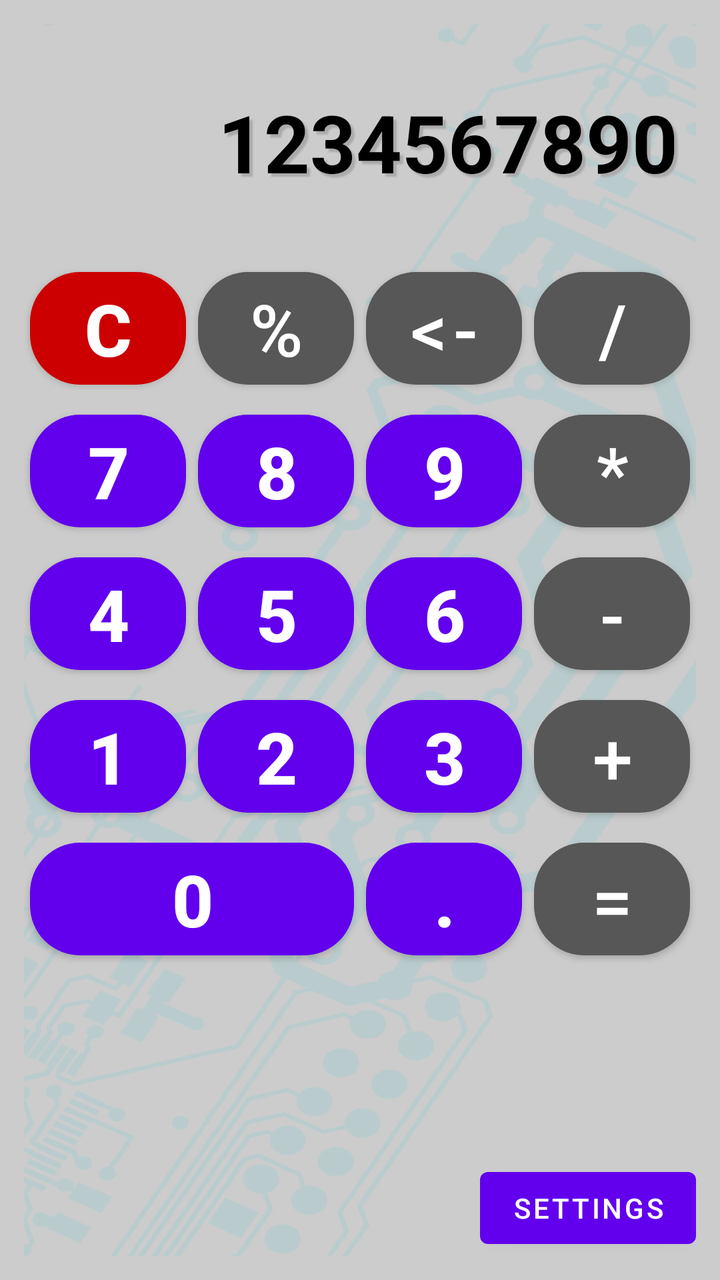
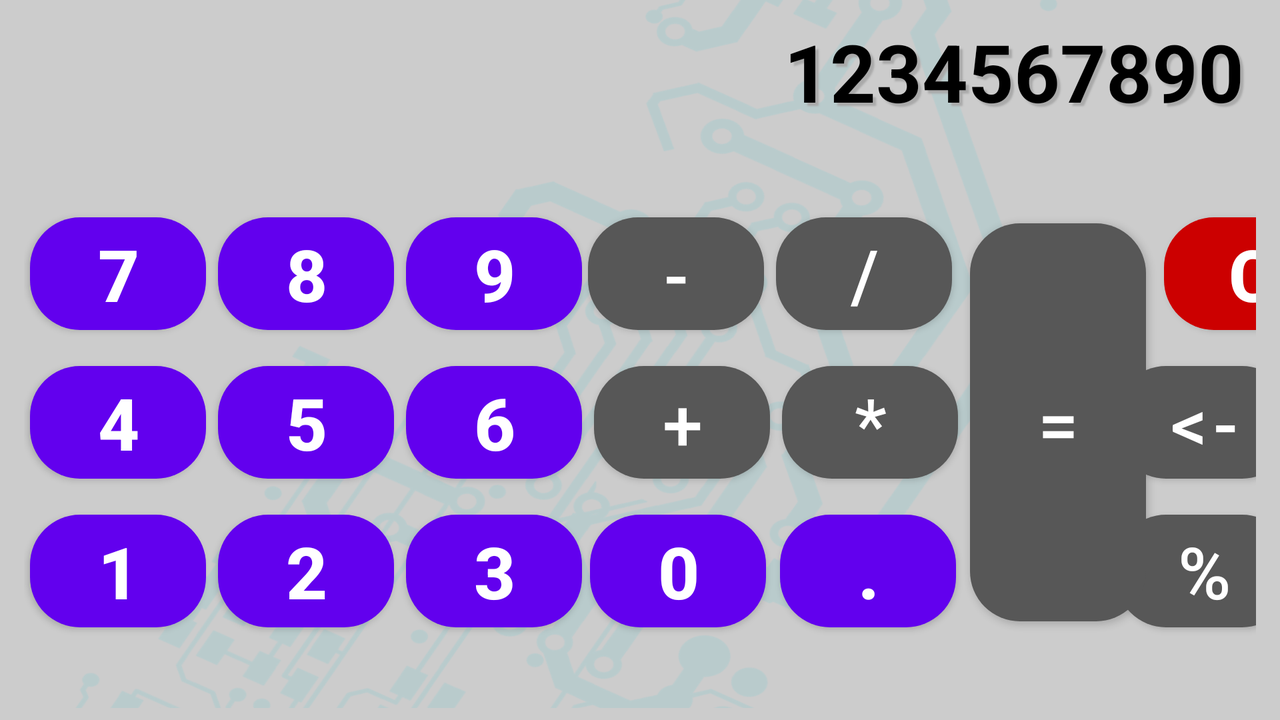

First picture: res/layout/ on a phone held upright. Second picture: the repository's own variant of that layout, on a device whose configuration matches the variant's folder. Source for both follows.
<!-- AndroidManifest.xml: application theme Theme.Calculator -->
<!-- res/layout/activity_main.xml -->
<?xml version="1.0" encoding="utf-8"?>
<FrameLayout xmlns:android="http://schemas.android.com/apk/res/android"
    xmlns:app="http://schemas.android.com/apk/res-auto"
    xmlns:tools="http://schemas.android.com/tools"
    android:layout_width="match_parent"
    android:layout_height="match_parent"
    android:background="@color/background_color"
    android:padding="@dimen/layout_padding">

    <com.google.android.material.imageview.ShapeableImageView
        android:layout_width="match_parent"
        android:layout_height="match_parent"
        android:alpha="0.1"
        android:contentDescription="@string/background_image"
        android:scaleType="centerCrop"
        android:src="@drawable/background_schema" />

    <androidx.constraintlayout.widget.ConstraintLayout
        android:layout_width="match_parent"
        android:layout_height="match_parent"
        tools:context=".ui.CalculatorActivity">

        <com.google.android.material.textview.MaterialTextView
            android:id="@+id/scoreboard"
            style="@style/Scoreboard"
            app:layout_constraintEnd_toEndOf="@id/key_div"
            app:layout_constraintStart_toStartOf="@id/key_c"
            app:layout_constraintTop_toTopOf="parent"
            tools:text="1234567890" />

        <com.google.android.material.button.MaterialButton
            android:id="@+id/key_c"
            style="@style/Buttons.Strong.Red"
            android:text="@string/с"
            app:layout_constraintEnd_toStartOf="@id/key_percent"
            app:layout_constraintHorizontal_chainStyle="packed"
            app:layout_constraintStart_toStartOf="parent"
            app:layout_constraintTop_toBottomOf="@id/scoreboard" />

        <com.google.android.material.button.MaterialButton
            android:id="@+id/key_percent"
            style="@style/Buttons"
            android:text="@string/percent"
            app:layout_constraintEnd_toStartOf="@+id/key_backspace"
            app:layout_constraintHorizontal_chainStyle="packed"
            app:layout_constraintStart_toEndOf="@id/key_c"
            app:layout_constraintTop_toBottomOf="@id/scoreboard" />

        <com.google.android.material.button.MaterialButton
            android:id="@+id/key_backspace"
            style="@style/Buttons"
            android:text="@string/backspace"
            app:layout_constraintEnd_toStartOf="@+id/key_div"
            app:layout_constraintHorizontal_chainStyle="packed"
            app:layout_constraintStart_toEndOf="@id/key_percent"
            app:layout_constraintTop_toBottomOf="@id/scoreboard" />

        <com.google.android.material.button.MaterialButton
            android:id="@+id/key_1"
            style="@style/Buttons.Strong"
            android:text="@string/key_1"
            app:layout_constraintEnd_toStartOf="@id/key_2"
            app:layout_constraintHorizontal_chainStyle="packed"
            app:layout_constraintStart_toStartOf="parent"
            app:layout_constraintTop_toBottomOf="@id/key_4" />

        <com.google.android.material.button.MaterialButton
            android:id="@+id/key_2"
            style="@style/Buttons.Strong"
            android:text="@string/key_2"
            app:layout_constraintEnd_toStartOf="@id/key_3"
            app:layout_constraintStart_toEndOf="@+id/key_1"
            app:layout_constraintTop_toBottomOf="@id/key_5" />

        <com.google.android.material.button.MaterialButton
            android:id="@+id/key_3"
            style="@style/Buttons.Strong"
            android:text="@string/key_3"
            app:layout_constraintEnd_toStartOf="@+id/key_plus"
            app:layout_constraintStart_toEndOf="@id/key_2"
            app:layout_constraintTop_toBottomOf="@id/key_6" />

        <com.google.android.material.button.MaterialButton
            android:id="@+id/key_div"
            style="@style/Buttons"
            android:text="@string/key_div"
            app:layout_constraintEnd_toEndOf="parent"
            app:layout_constraintStart_toEndOf="@id/key_backspace"
            app:layout_constraintTop_toBottomOf="@id/scoreboard" />

        <com.google.android.material.button.MaterialButton
            android:id="@+id/key_4"
            style="@style/Buttons.Strong"
            android:text="@string/key_4"
            app:layout_constraintEnd_toStartOf="@id/key_5"
            app:layout_constraintHorizontal_chainStyle="packed"
            app:layout_constraintStart_toStartOf="parent"
            app:layout_constraintTop_toBottomOf="@id/key_7" />

        <com.google.android.material.button.MaterialButton
            android:id="@+id/key_5"
            style="@style/Buttons.Strong"
            android:text="@string/key_5"
            app:layout_constraintEnd_toStartOf="@id/key_6"
            app:layout_constraintStart_toEndOf="@id/key_4"
            app:layout_constraintTop_toBottomOf="@id/key_8" />

        <com.google.android.material.button.MaterialButton
            android:id="@+id/key_6"
            style="@style/Buttons.Strong"
            android:text="@string/key_6"
            app:layout_constraintEnd_toStartOf="@+id/key_minus"
            app:layout_constraintStart_toEndOf="@id/key_5"
            app:layout_constraintTop_toBottomOf="@id/key_9" />

        <com.google.android.material.button.MaterialButton
            android:id="@+id/key_mul"
            style="@style/Buttons"
            android:text="@string/key_mul"
            app:layout_constraintEnd_toEndOf="parent"
            app:layout_constraintStart_toEndOf="@id/key_9"
            app:layout_constraintTop_toBottomOf="@id/key_div" />

        <com.google.android.material.button.MaterialButton
            android:id="@+id/key_7"
            style="@style/Buttons.Strong"
            android:text="@string/key_7"
            app:layout_constraintEnd_toStartOf="@id/key_8"
            app:layout_constraintHorizontal_chainStyle="packed"
            app:layout_constraintStart_toStartOf="parent"
            app:layout_constraintTop_toBottomOf="@id/key_c" />

        <com.google.android.material.button.MaterialButton
            android:id="@+id/key_8"
            style="@style/Buttons.Strong"
            android:text="@string/key_8"
            app:layout_constraintEnd_toStartOf="@id/key_9"
            app:layout_constraintStart_toEndOf="@id/key_7"
            app:layout_constraintTop_toBottomOf="@id/key_percent" />

        <com.google.android.material.button.MaterialButton
            android:id="@+id/key_9"
            style="@style/Buttons.Strong"
            android:text="@string/key_9"
            app:layout_constraintEnd_toStartOf="@id/key_mul"
            app:layout_constraintStart_toEndOf="@id/key_8"
            app:layout_constraintTop_toBottomOf="@id/key_backspace" />


        <com.google.android.material.button.MaterialButton
            android:id="@+id/key_0"
            style="@style/Buttons.Strong"
            android:layout_marginStart="0dp"
            android:layout_marginEnd="0dp"
            android:text="@string/key_0"
            app:layout_constraintEnd_toEndOf="@+id/key_2"
            app:layout_constraintHorizontal_chainStyle="packed"
            app:layout_constraintStart_toStartOf="@id/key_1"
            app:layout_constraintTop_toBottomOf="@id/key_1" />

        <com.google.android.material.button.MaterialButton
            android:id="@+id/key_dot"
            style="@style/Buttons.Strong"
            android:layout_marginStart="0dp"
            android:layout_marginEnd="0dp"
            android:text="@string/key_dot"
            app:layout_constraintEnd_toEndOf="@+id/key_3"
            app:layout_constraintStart_toStartOf="@id/key_3"
            app:layout_constraintTop_toBottomOf="@id/key_3" />

        <com.google.android.material.button.MaterialButton
            android:id="@+id/key_minus"
            style="@style/Buttons"
            android:text="@string/key_minus"
            app:layout_constraintEnd_toEndOf="parent"
            app:layout_constraintStart_toEndOf="@id/key_6"
            app:layout_constraintTop_toBottomOf="@id/key_mul" />

        <com.google.android.material.button.MaterialButton
            android:id="@+id/key_plus"
            style="@style/Buttons"
            android:text="@string/key_plus"
            app:layout_constraintEnd_toEndOf="parent"
            app:layout_constraintStart_toEndOf="@+id/key_3"
            app:layout_constraintTop_toBottomOf="@id/key_minus" />

        <com.google.android.material.button.MaterialButton
            android:id="@+id/key_result"
            style="@style/Buttons"
            android:layout_marginStart="0dp"
            android:layout_marginEnd="0dp"
            android:text="@string/equal"
            app:layout_constraintEnd_toEndOf="@id/key_plus"
            app:layout_constraintStart_toStartOf="@+id/key_plus"
            app:layout_constraintTop_toBottomOf="@+id/key_plus" />

        <com.google.android.material.button.MaterialButton
            android:id="@+id/settings"
            android:layout_width="wrap_content"
            android:layout_height="wrap_content"
            android:text="@string/settings"
            app:layout_constraintBottom_toBottomOf="parent"
            app:layout_constraintEnd_toEndOf="parent" />

    </androidx.constraintlayout.widget.ConstraintLayout>

</FrameLayout>
<!-- resources referenced by this layout -->
<resources>
  <color name="background_color">#CCCCCC</color>
  <dimen name="layout_padding">12dp</dimen>
  <!-- drawable background_schema: png bitmap (drawable-hdpi, 737721 bytes) -->
  <string name="background_image">Background image</string>
  <string name="backspace">&lt;-</string>
  <string name="equal">=</string>
  <string name="key_0">0</string>
  <string name="key_1">1</string>
  <string name="key_2">2</string>
  <string name="key_3">3</string>
  <string name="key_4">4</string>
  <string name="key_5">5</string>
  <string name="key_6">6</string>
  <string name="key_7">7</string>
  <string name="key_8">8</string>
  <string name="key_9">9</string>
  <string name="key_div">/</string>
  <string name="key_dot">.</string>
  <string name="key_minus">-</string>
  <string name="key_mul">*</string>
  <string name="key_plus">+</string>
  <string name="percent">%</string>
  <string name="settings">Settings</string>
  <style name="Buttons">
          <item name="android:textSize">@dimen/chars_size</item>
          <item name="android:layout_marginTop">@dimen/keys_margin</item>
          <item name="android:layout_marginBottom">@dimen/keys_margin</item>
          <item name="android:layout_marginStart">@dimen/keys_margin</item>
          <item name="android:layout_marginEnd">@dimen/keys_margin</item>
          <item name="android:layout_height">wrap_content</item>
          <item name="android:layout_width">0dp</item>
          <item name="cornerRadius">@dimen/button_corner_radius</item>
          <item name="backgroundTint">@color/button</item>
      </style>
  <style name="Buttons.Strong">
          <item name="android:textStyle">bold</item>
          <item name="backgroundTint">@color/button_strong</item>
      </style>
  <style name="Buttons.Strong.Red">
          <item name="backgroundTint">@android:color/holo_red_dark</item>
      </style>
  <style name="Scoreboard">
          <item name="android:layout_width">0dp</item>
          <item name="android:layout_height">wrap_content</item>
          <item name="android:layout_marginTop">@dimen/keys_margin</item>
          <item name="android:gravity">center_vertical|end</item>
          <item name="android:padding">@dimen/scoreboard_padding</item>
          <item name="android:shadowColor">@color/shadow_color</item>
          <item name="android:shadowDx">5</item>
          <item name="android:shadowDy">5</item>
          <item name="android:shadowRadius">1.5</item>
          <item name="android:textColor">@color/digits_color</item>
          <item name="android:textSize">@dimen/digit_size_on_scoreboard</item>
          <item name="android:textStyle">bold</item>
          <item name="android:lines">2</item>
      </style>
  <style name="Theme.Calculator" parent="Theme.MaterialComponents.DayNight.DarkActionBar">
          
          <item name="colorPrimary">@color/purple_500</item>
          <item name="colorPrimaryVariant">@color/purple_700</item>
          <item name="colorOnPrimary">@color/white</item>
          
          <item name="colorSecondary">@color/teal_200</item>
          <item name="colorSecondaryVariant">@color/teal_700</item>
          <item name="colorOnSecondary">@color/black</item>
          
          <item name="android:statusBarColor" tools:targetApi="l">?attr/colorPrimaryVariant</item>
          
      </style>
  <dimen name="chars_size">36sp</dimen>
  <dimen name="keys_margin">3dp</dimen>
  <dimen name="button_corner_radius">25dp</dimen>
  <color name="button">#575757</color>
  <color name="button_strong">#FF6200EE</color>
  <dimen name="scoreboard_padding">6dp</dimen>
  <color name="shadow_color">#AAAAAA</color>
  <color name="digits_color">#000000</color>
  <dimen name="digit_size_on_scoreboard">40sp</dimen>
  <color name="purple_500">#FF6200EE</color>
  <color name="purple_700">#FF3700B3</color>
  <color name="white">#FFFFFFFF</color>
  <color name="teal_200">#FF03DAC5</color>
  <color name="teal_700">#FF018786</color>
  <color name="black">#FF000000</color>
</resources>
<!-- res/layout-land/activity_main.xml (the repository's variant of the layout above) -->
<!-- drawn on the phone turned sideways -->
<?xml version="1.0" encoding="utf-8"?>
<FrameLayout xmlns:android="http://schemas.android.com/apk/res/android"
    xmlns:app="http://schemas.android.com/apk/res-auto"
    xmlns:tools="http://schemas.android.com/tools"
    android:layout_width="match_parent"
    android:layout_height="match_parent"
    android:background="@color/background_color"
    android:paddingStart="@dimen/layout_padding"
    android:paddingEnd="@dimen/layout_padding"
    android:paddingBottom="@dimen/layout_bottom_padding">

    <com.google.android.material.imageview.ShapeableImageView
        android:layout_width="match_parent"
        android:layout_height="match_parent"
        android:alpha="0.1"
        android:contentDescription="@string/background_image"
        android:scaleType="centerCrop"
        android:src="@drawable/background_schema" />

    <androidx.constraintlayout.widget.ConstraintLayout
        android:layout_width="match_parent"
        android:layout_height="match_parent"
        tools:context=".ui.CalculatorActivity">

        <com.google.android.material.textview.MaterialTextView
            android:id="@+id/scoreboard"
            style="@style/Scoreboard"
            android:lines="1"
            app:layout_constraintEnd_toEndOf="parent"
            app:layout_constraintStart_toStartOf="parent"
            app:layout_constraintTop_toTopOf="parent"
            tools:text="1234567890" />

        <com.google.android.material.button.MaterialButton
            android:id="@+id/key_c"
            style="@style/Buttons.Strong.Red"
            android:layout_width="wrap_content"
            android:layout_height="wrap_content"
            android:layout_marginStart="@dimen/keys_margin_double"
            android:text="@string/с"
            app:layout_constraintBottom_toTopOf="@+id/key_backspace"
            app:layout_constraintEnd_toEndOf="parent"
            app:layout_constraintStart_toEndOf="@id/key_result"
            app:layout_constraintTop_toBottomOf="@id/scoreboard"
            app:layout_constraintVertical_chainStyle="packed" />

        <com.google.android.material.button.MaterialButton
            android:id="@+id/key_percent"
            style="@style/Buttons"
            android:layout_width="wrap_content"
            android:layout_height="wrap_content"
            android:layout_marginStart="@dimen/keys_margin_double"
            android:text="@string/percent"
            app:layout_constraintBottom_toBottomOf="parent"
            app:layout_constraintEnd_toEndOf="parent"
            app:layout_constraintStart_toEndOf="@id/key_result"
            app:layout_constraintTop_toBottomOf="@id/key_backspace" />

        <com.google.android.material.button.MaterialButton
            android:id="@+id/key_backspace"
            style="@style/Buttons"
            android:layout_width="wrap_content"
            android:layout_height="wrap_content"
            android:layout_marginStart="@dimen/keys_margin_double"
            android:text="@string/backspace"
            app:layout_constraintBottom_toTopOf="@+id/key_percent"
            app:layout_constraintEnd_toEndOf="parent"
            app:layout_constraintStart_toEndOf="@id/key_result"
            app:layout_constraintTop_toBottomOf="@id/key_c" />

        <com.google.android.material.button.MaterialButton
            android:id="@+id/key_1"
            style="@style/Buttons.Strong"
            android:layout_width="wrap_content"
            android:layout_height="wrap_content"
            android:text="@string/key_1"
            app:layout_constraintBottom_toBottomOf="parent"
            app:layout_constraintEnd_toStartOf="@id/key_2"
            app:layout_constraintStart_toStartOf="parent"
            app:layout_constraintTop_toBottomOf="@id/key_4" />

        <com.google.android.material.button.MaterialButton
            android:id="@+id/key_2"
            style="@style/Buttons.Strong"
            android:layout_width="wrap_content"
            android:layout_height="wrap_content"
            android:text="@string/key_2"
            app:layout_constraintBottom_toBottomOf="parent"
            app:layout_constraintEnd_toStartOf="@id/key_3"
            app:layout_constraintStart_toEndOf="@id/key_1"
            app:layout_constraintTop_toBottomOf="@id/key_5"
            app:layout_constraintVertical_chainStyle="packed" />

        <com.google.android.material.button.MaterialButton
            android:id="@+id/key_3"
            style="@style/Buttons.Strong"
            android:layout_width="wrap_content"
            android:layout_height="wrap_content"
            android:text="@string/key_3"
            app:layout_constraintBottom_toBottomOf="parent"
            app:layout_constraintEnd_toStartOf="@id/key_0"
            app:layout_constraintStart_toEndOf="@id/key_2"
            app:layout_constraintTop_toBottomOf="@id/key_6" />

        <com.google.android.material.button.MaterialButton
            android:id="@+id/key_div"
            style="@style/Buttons"
            android:layout_width="wrap_content"
            android:layout_height="wrap_content"
            android:layout_marginEnd="@dimen/keys_margin_double"
            android:text="@string/key_div"
            app:layout_constraintBottom_toTopOf="@+id/key_mul"
            app:layout_constraintEnd_toStartOf="@+id/key_result"
            app:layout_constraintStart_toEndOf="@id/key_minus"
            app:layout_constraintTop_toBottomOf="@id/scoreboard"
            app:layout_constraintVertical_chainStyle="packed" />

        <com.google.android.material.button.MaterialButton
            android:id="@+id/key_4"
            style="@style/Buttons.Strong"
            android:layout_width="wrap_content"
            android:layout_height="wrap_content"
            android:text="@string/key_4"
            app:layout_constraintBottom_toTopOf="@id/key_1"
            app:layout_constraintEnd_toStartOf="@id/key_5"
            app:layout_constraintStart_toStartOf="parent"
            app:layout_constraintTop_toBottomOf="@+id/key_7" />

        <com.google.android.material.button.MaterialButton
            android:id="@+id/key_5"
            style="@style/Buttons.Strong"
            android:layout_width="wrap_content"
            android:layout_height="wrap_content"
            android:text="@string/key_5"
            app:layout_constraintBottom_toTopOf="@+id/key_2"
            app:layout_constraintEnd_toStartOf="@id/key_6"
            app:layout_constraintStart_toEndOf="@id/key_4"
            app:layout_constraintTop_toBottomOf="@id/key_8" />

        <com.google.android.material.button.MaterialButton
            android:id="@+id/key_6"
            style="@style/Buttons.Strong"
            android:layout_width="wrap_content"
            android:layout_height="wrap_content"
            android:text="@string/key_6"
            app:layout_constraintBottom_toTopOf="@+id/key_3"
            app:layout_constraintEnd_toStartOf="@id/key_plus"
            app:layout_constraintStart_toEndOf="@id/key_5"
            app:layout_constraintTop_toBottomOf="@id/key_9" />

        <com.google.android.material.button.MaterialButton
            android:id="@+id/key_mul"
            style="@style/Buttons"
            android:layout_width="wrap_content"
            android:layout_height="wrap_content"
            android:layout_marginEnd="@dimen/keys_margin_double"
            android:text="@string/key_mul"
            app:layout_constraintBottom_toTopOf="@+id/key_dot"
            app:layout_constraintEnd_toStartOf="@+id/key_result"
            app:layout_constraintStart_toEndOf="@id/key_plus"
            app:layout_constraintTop_toBottomOf="@id/key_div" />

        <com.google.android.material.button.MaterialButton
            android:id="@+id/key_7"
            style="@style/Buttons.Strong"
            android:layout_width="wrap_content"
            android:layout_height="wrap_content"
            android:text="@string/key_7"
            app:layout_constraintBottom_toTopOf="@+id/key_4"
            app:layout_constraintEnd_toStartOf="@id/key_8"
            app:layout_constraintStart_toStartOf="parent"
            app:layout_constraintTop_toBottomOf="@id/scoreboard"
            app:layout_constraintVertical_chainStyle="packed" />

        <com.google.android.material.button.MaterialButton
            android:id="@+id/key_8"
            style="@style/Buttons.Strong"
            android:layout_width="wrap_content"
            android:layout_height="wrap_content"
            android:text="@string/key_8"
            app:layout_constraintBottom_toTopOf="@+id/key_5"
            app:layout_constraintEnd_toStartOf="@id/key_9"
            app:layout_constraintStart_toEndOf="@id/key_7"
            app:layout_constraintTop_toBottomOf="@id/scoreboard"
            app:layout_constraintVertical_chainStyle="packed" />

        <com.google.android.material.button.MaterialButton
            android:id="@+id/key_9"
            style="@style/Buttons.Strong"
            android:layout_width="wrap_content"
            android:layout_height="wrap_content"
            android:text="@string/key_9"
            app:layout_constraintBottom_toTopOf="@+id/key_6"
            app:layout_constraintEnd_toStartOf="@id/key_minus"
            app:layout_constraintStart_toEndOf="@id/key_8"
            app:layout_constraintTop_toBottomOf="@id/scoreboard"
            app:layout_constraintVertical_chainStyle="packed" />

        <com.google.android.material.button.MaterialButton
            android:id="@+id/key_0"
            style="@style/Buttons.Strong"
            android:layout_width="wrap_content"
            android:layout_height="wrap_content"
            android:text="@string/key_0"
            app:layout_constraintBottom_toBottomOf="parent"
            app:layout_constraintEnd_toStartOf="@id/key_dot"
            app:layout_constraintStart_toEndOf="@id/key_9"
            app:layout_constraintTop_toBottomOf="@id/key_plus" />

        <com.google.android.material.button.MaterialButton
            android:id="@+id/key_dot"
            style="@style/Buttons.Strong"
            android:layout_width="wrap_content"
            android:layout_height="wrap_content"
            android:layout_marginEnd="@dimen/keys_margin_double"
            android:text="@string/key_dot"
            app:layout_constraintBottom_toBottomOf="parent"
            app:layout_constraintEnd_toStartOf="@+id/key_result"
            app:layout_constraintStart_toEndOf="@id/key_0"
            app:layout_constraintTop_toBottomOf="@id/key_mul" />

        <com.google.android.material.button.MaterialButton
            android:id="@+id/key_minus"
            style="@style/Buttons"
            android:layout_width="wrap_content"
            android:layout_height="wrap_content"
            android:text="@string/key_minus"
            app:layout_constraintBottom_toTopOf="@+id/key_plus"
            app:layout_constraintEnd_toStartOf="@id/key_div"
            app:layout_constraintStart_toEndOf="@id/key_3"
            app:layout_constraintTop_toBottomOf="@id/scoreboard"
            app:layout_constraintVertical_chainStyle="packed" />

        <com.google.android.material.button.MaterialButton
            android:id="@+id/key_plus"
            style="@style/Buttons"
            android:layout_width="wrap_content"
            android:layout_height="wrap_content"
            android:text="@string/key_plus"
            app:layout_constraintBottom_toTopOf="@+id/key_0"
            app:layout_constraintEnd_toStartOf="@id/key_mul"
            app:layout_constraintStart_toEndOf="@id/key_6"
            app:layout_constraintTop_toBottomOf="@id/key_minus" />

        <com.google.android.material.button.MaterialButton
            android:id="@+id/key_result"
            style="@style/Buttons"
            android:layout_width="wrap_content"
            android:layout_height="0dp"
            android:text="@string/equal"
            app:layout_constraintBottom_toBottomOf="@id/key_dot"
            app:layout_constraintEnd_toStartOf="@+id/key_c"
            app:layout_constraintStart_toEndOf="@id/key_div"
            app:layout_constraintTop_toTopOf="@id/key_div" />

    </androidx.constraintlayout.widget.ConstraintLayout>

</FrameLayout>
<!-- resources referenced by the variant -->
<!-- as the phone turned sideways resolves them -->
<resources>
  <color name="background_color">#CCCCCC</color>
  <dimen name="keys_margin_double">6dp</dimen>
  <dimen name="layout_bottom_padding">6dp</dimen>
  <dimen name="layout_padding">12dp</dimen>
  <!-- drawable background_schema: png bitmap (drawable-hdpi, 737721 bytes) -->
  <string name="background_image">Background image</string>
  <string name="backspace">&lt;-</string>
  <string name="equal">=</string>
  <string name="key_0">0</string>
  <string name="key_1">1</string>
  <string name="key_2">2</string>
  <string name="key_3">3</string>
  <string name="key_4">4</string>
  <string name="key_5">5</string>
  <string name="key_6">6</string>
  <string name="key_7">7</string>
  <string name="key_8">8</string>
  <string name="key_9">9</string>
  <string name="key_div">/</string>
  <string name="key_dot">.</string>
  <string name="key_minus">-</string>
  <string name="key_mul">*</string>
  <string name="key_plus">+</string>
  <string name="percent">%</string>
  <style name="Buttons">
          <item name="android:textSize">@dimen/chars_size</item>
          <item name="android:layout_marginTop">@dimen/keys_margin</item>
          <item name="android:layout_marginBottom">@dimen/keys_margin</item>
          <item name="android:layout_marginStart">@dimen/keys_margin</item>
          <item name="android:layout_marginEnd">@dimen/keys_margin</item>
          <item name="android:layout_height">wrap_content</item>
          <item name="android:layout_width">0dp</item>
          <item name="cornerRadius">@dimen/button_corner_radius</item>
          <item name="backgroundTint">@color/button</item>
      </style>
  <style name="Buttons.Strong">
          <item name="android:textStyle">bold</item>
          <item name="backgroundTint">@color/button_strong</item>
      </style>
  <style name="Buttons.Strong.Red">
          <item name="backgroundTint">@android:color/holo_red_dark</item>
      </style>
  <style name="Scoreboard">
          <item name="android:layout_width">0dp</item>
          <item name="android:layout_height">wrap_content</item>
          <item name="android:layout_marginTop">@dimen/keys_margin</item>
          <item name="android:gravity">center_vertical|end</item>
          <item name="android:padding">@dimen/scoreboard_padding</item>
          <item name="android:shadowColor">@color/shadow_color</item>
          <item name="android:shadowDx">5</item>
          <item name="android:shadowDy">5</item>
          <item name="android:shadowRadius">1.5</item>
          <item name="android:textColor">@color/digits_color</item>
          <item name="android:textSize">@dimen/digit_size_on_scoreboard</item>
          <item name="android:textStyle">bold</item>
          <item name="android:lines">2</item>
      </style>
  <style name="Theme.Calculator" parent="Theme.MaterialComponents.DayNight.DarkActionBar">
          
          <item name="colorPrimary">@color/purple_500</item>
          <item name="colorPrimaryVariant">@color/purple_700</item>
          <item name="colorOnPrimary">@color/white</item>
          
          <item name="colorSecondary">@color/teal_200</item>
          <item name="colorSecondaryVariant">@color/teal_700</item>
          <item name="colorOnSecondary">@color/black</item>
          
          <item name="android:statusBarColor" tools:targetApi="l">?attr/colorPrimaryVariant</item>
          
      </style>
  <dimen name="chars_size">36sp</dimen>
  <dimen name="keys_margin">3dp</dimen>
  <dimen name="button_corner_radius">25dp</dimen>
  <color name="button">#575757</color>
  <color name="button_strong">#FF6200EE</color>
  <dimen name="scoreboard_padding">6dp</dimen>
  <color name="shadow_color">#AAAAAA</color>
  <color name="digits_color">#000000</color>
  <dimen name="digit_size_on_scoreboard">40sp</dimen>
  <color name="purple_500">#FF6200EE</color>
  <color name="purple_700">#FF3700B3</color>
  <color name="white">#FFFFFFFF</color>
  <color name="teal_200">#FF03DAC5</color>
  <color name="teal_700">#FF018786</color>
  <color name="black">#FF000000</color>
</resources>
